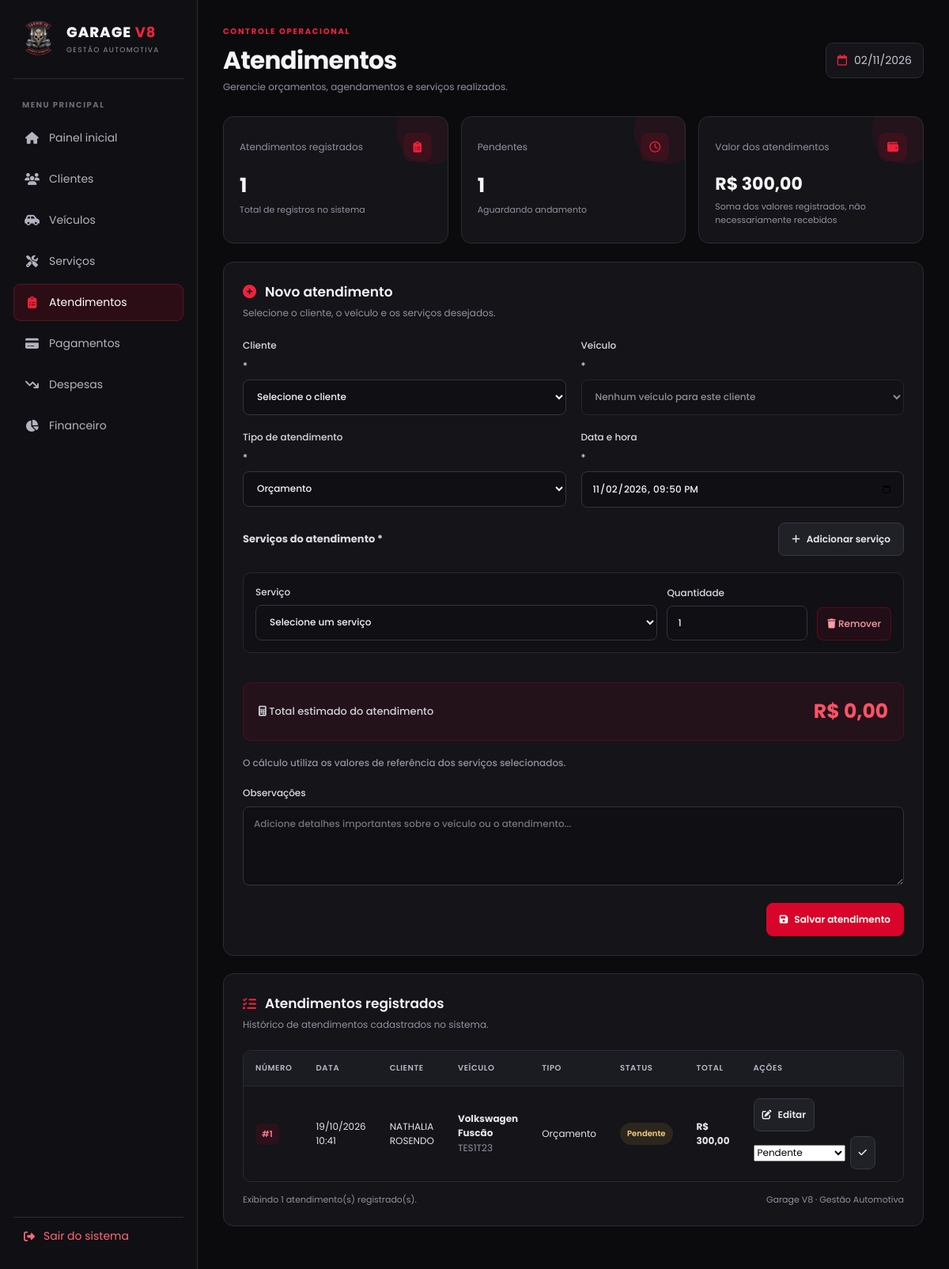
/atendimentos.php (signed in), run on the app's committed database.
### tables this page shows
CREATE TABLE `atendimentos` (
  `id_atendimento` int NOT NULL,
  `id_cliente` int NOT NULL,
  `id_veiculo` int NOT NULL,
  `data_atendimento` datetime NOT NULL DEFAULT CURRENT_TIMESTAMP,
  `tipo_atendimento` enum('Orçamento','Agendamento','Realizado') NOT NULL DEFAULT 'Orçamento',
  `status` enum('Pendente','Em andamento','Concluído','Cancelado') NOT NULL DEFAULT 'Pendente',
  `observacoes` text,
  `valor_total` decimal(10,2) NOT NULL DEFAULT '0.00',
  `data_criacao` datetime NOT NULL DEFAULT CURRENT_TIMESTAMP,
  `cadastrado_por` int NOT NULL
);

CREATE TABLE `clientes` (
  `id_cliente` int NOT NULL,
  `nome` varchar(100) NOT NULL,
  `telefone` varchar(20) DEFAULT NULL,
  `email` varchar(200) DEFAULT NULL,
  `observacoes` text,
  `data_cadastro` datetime NOT NULL DEFAULT CURRENT_TIMESTAMP,
  `cadastrado_por` int NOT NULL
);

CREATE TABLE `veiculos` (
  `id_veiculo` int NOT NULL,
  `id_cliente` int NOT NULL,
  `marca` varchar(50) NOT NULL,
  `modelo` varchar(50) NOT NULL,
  `ano` int DEFAULT NULL,
  `placa` varchar(10) DEFAULT NULL,
  `cor` varchar(30) DEFAULT NULL,
  `observacoes` text
);

### atendimentos.php (the view, shortened to what this page needs)
<?php
require_once __DIR__ . '/config/conexao.php';
function e($valor)
{
    return htmlspecialchars((string) $valor, ENT_QUOTES, 'UTF-8');
}
$edicao = null;
$clientes = $pdo->query(
    'SELECT id_cliente, nome FROM clientes ORDER BY nome'
)->fetchAll();
$veiculos = $pdo->query(
    'SELECT id_veiculo, id_cliente, marca, modelo, placa
     FROM veiculos
     ORDER BY marca, modelo'
)->fetchAll();
$servicos = $pdo->query(
    'SELECT id_servico, nome, valor_referencia
     FROM servicos
     WHERE ativo = 1
     ORDER BY nome'
)->fetchAll();
$atendimentos = $pdo->query(
    "SELECT
        a.id_atendimento,
        a.data_atendimento,
        a.tipo_atendimento,
        a.status,
        a.valor_total,
        c.nome AS cliente,
        v.marca,
        v.modelo,
        v.placa
     FROM atendimentos a
     INNER JOIN clientes c ON c.id_cliente = a.id_cliente
     INNER JOIN veiculos v ON v.id_veiculo = a.id_veiculo
     ORDER BY a.id_atendimento DESC"
)->fetchAll();
$totalAtendimentos = count($atendimentos);
$totalPendentes = count(array_filter(
    $atendimentos,
    fn($a) => strtolower($a['status']) === 'pendente'
));
$totalFaturamento = array_sum(array_map(
    fn($a) => (float) $a['valor_total'],
    $atendimentos
));
?>
<!DOCTYPE html>
<html lang="pt-BR">
<head>
    <link rel="stylesheet" href="https://cdnjs.cloudflare.com/ajax/libs/font-awesome/6.5.2/css/all.min.css">
</head>
<body>
<div class="layout">
    <aside class="sidebar">
        <a href="index.php" class="brand">
            <img src="img/logogarage.png" alt="Logo Garage V8" class="brand-logo">
            <div>
                <div class="brand-name">GARAGE <strong>V8</strong></div>
                <span class="brand-subtitle">GESTÃO AUTOMOTIVA</span>
            </div>
        </a>
        <div class="menu-label">MENU PRINCIPAL</div>
        <nav class="menu">
            <a href="index.php">
                <i class="fa-solid fa-house"></i>
                <span>Painel inicial</span>
            </a>
            <a href="clientes.php">
                <i class="fa-solid fa-users"></i>
                <span>Clientes</span>
            </a>
            <a href="veiculos.php">
                <i class="fa-solid fa-car-side"></i>
                <span>Veículos</span>
            </a>
            <a href="servicos.php">
                <i class="fa-solid fa-screwdriver-wrench"></i>
                <span>Serviços</span>
            </a>
            <a href="atendimentos.php" class="active">
                <i class="fa-solid fa-clipboard-list"></i>
                <span>Atendimentos</span>
            </a>
            <a href="pagamentos.php">
                <i class="fa-solid fa-credit-card"></i>
                <span>Pagamentos</span>
            </a>
            <a href="despesas.php">
                <i class="fa-solid fa-arrow-trend-down"></i>
                <span>Despesas</span>
            </a>
            <a href="financeiro.php">
                <i class="fa-solid fa-chart-pie"></i>
                <span>Financeiro</span>
            </a>
        </nav>
        <a href="logout.php" class="logout-link">
            <i class="fa-solid fa-right-from-bracket"></i>
            <span>Sair do sistema</span>
        </a>
    </aside>
    <main class="main">
        <header class="header">
            <div>
                <div class="eyebrow">Controle operacional</div>
                <h1>Atendimentos</h1>
                <p class="muted">
                    Gerencie orçamentos, agendamentos e serviços realizados.
                </p>
            </div>
            <div class="header-date">
                <i class="fa-regular fa-calendar"></i>
                <?= e(date('d/m/Y')) ?>
            </div>
        </header>
        <section class="stats">
            <article class="stat-card">
                <div class="stat-top">
                    <span class="stat-label">Atendimentos registrados</span>
                    <span class="stat-icon">
                        <i class="fa-solid fa-clipboard-list"></i>
                    </span>
                </div>
                <div class="stat-value"><?= $totalAtendimentos ?></div>
                <div class="stat-note">Total de registros no sistema</div>
            </article>
            <article class="stat-card">
                <div class="stat-top">
                    <span class="stat-label">Pendentes</span>
                    <span class="stat-icon">
                        <i class="fa-regular fa-clock"></i>
                    </span>
                </div>
                <div class="stat-value"><?= $totalPendentes ?></div>
                <div class="stat-note">Aguardando andamento</div>
            </article>
            <article class="stat-card">
                <div class="stat-top">
                    <span class="stat-label">Valor dos atendimentos</span>
                    <span class="stat-icon">
                        <i class="fa-solid fa-wallet"></i>
                    </span>
                </div>
                <div class="stat-value" style="font-size:22px">
                    R$ <?= number_format($totalFaturamento, 2, ',', '.') ?>
                </div>
                <div class="stat-note">Soma dos valores registrados, não necessariamente recebidos</div>
            </article>
        </section>
        <section class="panel">
            <div class="panel-heading">
                <div>
                    <h2 class="panel-title">
                        <i class="fa-solid <?= $edicao ? 'fa-pen-to-square' : 'fa-plus-circle' ?>"></i>
                        <?= $edicao ? 'Editar atendimento #' . (int)$edicao['id_atendimento'] : 'Novo atendimento' ?>
                    </h2>
                    <p class="panel-description">
                        <?= $edicao ? 'Altere os dados e os serviços do atendimento.' : 'Selecione o cliente, o veículo e os serviços desejados.' ?>
                    </p>
                </div>
            </div>
            <?php if (!$clientes || !$veiculos || !$servicos): ?>
                <div class="message error">
                    <i class="fa-solid fa-circle-info"></i>
                    <span>
                        Para criar um atendimento, cadastre pelo menos um cliente,
                        um veículo e um serviço ativo.
                    </span>
                </div>
            <?php else: ?>
                <form method="post" id="form-atendimento">
                    <div class="form-grid">
                        <label class="field">
                            Cliente <span>*</span>
                            <select name="id_cliente" id="cliente" required>
                                <option value="">Selecione o cliente</option>
                            </select>
                        </label>
                        <label class="field">
                            Veículo <span>*</span>
                            <select name="id_veiculo" id="veiculo" required disabled>
                                <option value="">Selecione primeiro o cliente</option>
                            </select>
                        </label>
                        <label class="field">
                            Tipo de atendimento <span>*</span>
                            <select name="tipo_atendimento" required>
                                <option value="Orçamento" <?= $edicao && $edicao['tipo_atendimento'] === 'Orçamento' ? 'selected' : '' ?>>Orçamento</option>
                            </select>
                        </label>
                        <label class="field">
                            Data e hora <span>*</span>
                            <input
                                type="datetime-local"
                                name="data_atendimento"
                                value="<?= e($edicao ? date('Y-m-d\TH:i', strtotime($edicao['data_atendimento'])) : date('Y-m-d\TH:i')) ?>"
                                required
                            >
                        </label>
                        <div class="field full">
                            <div class="services-heading">
                                <strong>Serviços do atendimento <span>*</span></strong>
                                <button class="btn btn-secondary" type="button" id="adicionar">
                                    <i class="fa-solid fa-plus"></i>
                                    Adicionar serviço
                                </button>
                            </div>
                            <div id="itens"></div>
                            <div class="total-box">
                                <div class="total-label">
                                    <i class="fa-solid fa-calculator"></i>
                                    Total estimado do atendimento
                                </div>
                                <div class="total-value">
                                    R$ <span id="total">0,00</span>
                                </div>
                            </div>
                            <p class="muted" style="margin-top:10px">
                                O cálculo utiliza os valores de referência dos serviços selecionados.
                            </p>
                        </div>
                        <label class="field full">
                            Observações
                            <textarea
                                name="observacoes"
                                placeholder="Adicione detalhes importantes sobre o veículo ou o atendimento..."
                            ><?= e($edicao['observacoes'] ?? '') ?></textarea>
                        </label>
                        <div class="full form-actions">
                            <button class="btn" type="submit">
                                <i class="fa-solid fa-floppy-disk"></i>
                                <?= $edicao ? 'Salvar alterações' : 'Salvar atendimento' ?>
                            </button>
                        </div>
                    </div>
                </form>
            <?php endif; ?>
        </section>
        <section class="panel">
            <div class="panel-heading">
                <div>
                    <h2 class="panel-title">
                        <i class="fa-solid fa-list-check"></i>
                        Atendimentos registrados
                    </h2>
                    <p class="panel-description">
                        Histórico de atendimentos cadastrados no sistema.
                    </p>
                </div>
            </div>
            <div class="table-wrap">
                <table>
                    <thead>
                    <tr>
                        <th>Número</th>
                        <th>Data</th>
                        <th>Cliente</th>
                        <th>Veículo</th>
                        <th>Tipo</th>
                        <th>Status</th>
                        <th>Total</th>
                        <th>Ações</th>
                    </tr>
                    </thead>
                    <tbody>
                    <?php if (!$atendimentos): ?>
                        <tr>
                            <td colspan="8">
                                <div class="empty-state">
                                    <i class="fa-solid fa-clipboard-list"></i>
                                    Nenhum atendimento cadastrado ainda.
                                </div>
                            </td>
                        </tr>
                    <?php else: ?>
                        <?php foreach ($atendimentos as $a): ?>
                            <?php
                            $statusClasse = 'status-pendente';
                            ?>
                            <tr>
                                <td>
                                    <span class="id-badge">
                                        #<?= (int) $a['id_atendimento'] ?>
                                    </span>
                                </td>
                                <td>
                                    <?= e(date('d/m/Y H:i', strtotime($a['data_atendimento']))) ?>
                                </td>
                                <td><?= e($a['cliente']) ?></td>
                                <td>
                                    <strong><?= e($a['marca'] . ' ' . $a['modelo']) ?></strong>
                                    <?php if (!empty($a['placa'])): ?>
                                        <div class="muted"><?= e($a['placa']) ?></div>
                                    <?php endif; ?>
                                </td>
                                <td><?= e($a['tipo_atendimento']) ?></td>
                                <td>
                                    <span class="status <?= e($statusClasse) ?>">
                                        <?= e($a['status']) ?>
                                    </span>
                                </td>
                                <td>
                                    <strong>
                                        R$ <?= number_format((float) $a['valor_total'], 2, ',', '.') ?>
                                    </strong>
                                </td>
                                <td>
                                    <a class="btn btn-secondary" style="padding:9px 10px;margin-bottom:6px" href="atendimentos.php?editar=<?= (int)$a['id_atendimento'] ?>" title="Editar atendimento"><i class="fa-solid fa-pen-to-square"></i> Editar</a>
                                    <form method="post" class="status-form" onsubmit="return confirmarAlteracaoStatus(this);" style="display:flex;gap:6px;align-items:center;min-width:220px">
                                        <select name="status" aria-label="Status do atendimento #<?= (int) $a['id_atendimento'] ?>" style="max-width:145px">
                                            <?php foreach (['Pendente', 'Em andamento', 'Concluído', 'Cancelado'] as $opcaoStatus): ?>
                                                <option value="<?= e($opcaoStatus) ?>" <?= $a['status'] === $opcaoStatus ? 'selected' : '' ?>><?= e($opcaoStatus) ?></option>
                                            <?php endforeach; ?>
                                        </select>
                                        <button type="submit" class="btn btn-secondary" style="padding:9px 10px" title="Atualizar status"><i class="fa-solid fa-check"></i></button>
                                    </form>
                                </td>
                            </tr>
                        <?php endforeach; ?>
                    <?php endif; ?>
                    </tbody>
                </table>
            </div>
            <div class="table-footer">
                <span>
                    Exibindo <?= $totalAtendimentos ?>
                    atendimento(s) registrado(s).
                </span>
                <span>Garage V8 · Gestão Automotiva</span>
            </div>
        </section>
    </main>
</div>
</body>
</html>

### data on the page
atendimentos: status "1", valor_total "300,00", id_atendimento "1", data_atendimento "19/10/2026 10:41", id_cliente.nome "NATHALIA ROSENDO", id_veiculo.modelo "Volkswagen Fuscão", id_veiculo.placa "TES1T23", tipo_atendimento "Orçamento", status "Pendente"

### other printed values
$totalAtendimentos "1"
form field status "Pendente"
